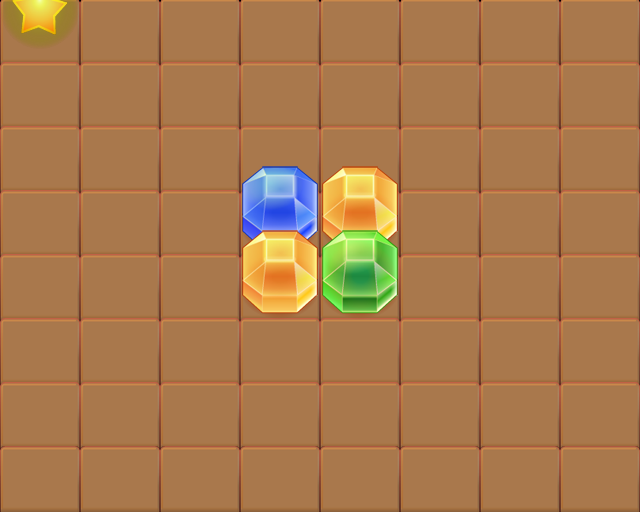

This is a level from a 2D game, rendered from its Tiled map with the project's own tilesets. A one-line summary and the complete map file follow:
An orthogonal 8x8 tile map with 80x64 px tiles, 2 tile layers (ground, object), 2 tilesets.

<map version="1.0" orientation="orthogonal" renderorder="right-down" width="8" height="8" tilewidth="80" tileheight="64" nextobjectid="9">
 <tileset firstgid="1" name="Ground" tilewidth="80" tileheight="135" tilecount="7" columns="0">
  <tile id="0">
   <image width="80" height="135" source="images/Brown Block.png" />
  </tile>
  <tile id="1">
   <image width="80" height="135" source="images/Grass Block.png" />
  </tile>
  <tile id="2">
   <image width="80" height="135" source="images/Dirt Block.png" />
  </tile>
  <tile id="3">
   <image width="80" height="135" source="images/Plain Block.png" />
  </tile>
  <tile id="4">
   <image width="80" height="135" source="images/Stone Block.png" />
  </tile>
  <tile id="5">
   <image width="80" height="135" source="images/Water Block.png" />
  </tile>
  <tile id="6">
   <image width="80" height="135" source="images/Wood Block.png" />
  </tile>
 </tileset>
 <tileset firstgid="8" name="object" tilewidth="80" tileheight="135" tilecount="6" columns="0">
  <tile id="0">
   <image width="80" height="135" source="images/Gem Blue.png" />
  </tile>
  <tile id="1">
   <image width="80" height="135" source="images/Gem Green.png" />
  </tile>
  <tile id="2">
   <image width="80" height="135" source="images/Gem Orange.png" />
  </tile>
  <tile id="3">
   <image width="80" height="135" source="images/Heart.png" />
  </tile>
  <tile id="4">
   <image width="80" height="135" source="images/Key.png" />
  </tile>
  <tile id="5">
   <image width="80" height="135" source="images/Star.png" />
  </tile>
 </tileset>
 <layer name="ground" width="8" height="8" offsetx="0" offsety="30">
  <data encoding="csv">
1,1,1,1,1,1,1,1,
1,1,1,1,1,1,1,1,
1,1,1,1,1,1,1,1,
1,1,1,1,1,1,1,1,
1,1,1,1,1,1,1,1,
1,1,1,1,1,1,1,1,
1,1,1,1,1,1,1,1,
1,1,1,1,1,1,1,1
</data>
 </layer>
 <layer name="object" width="8" height="8">
  <data encoding="csv">
13,0,0,0,0,0,0,0,
0,0,0,0,0,0,0,0,
0,0,0,0,0,0,0,0,
0,0,0,8,10,0,0,0,
0,0,0,10,9,0,0,0,
0,0,0,0,0,0,0,0,
0,0,0,0,0,0,0,0,
0,0,0,0,0,0,0,0
</data>
 </layer>
</map>